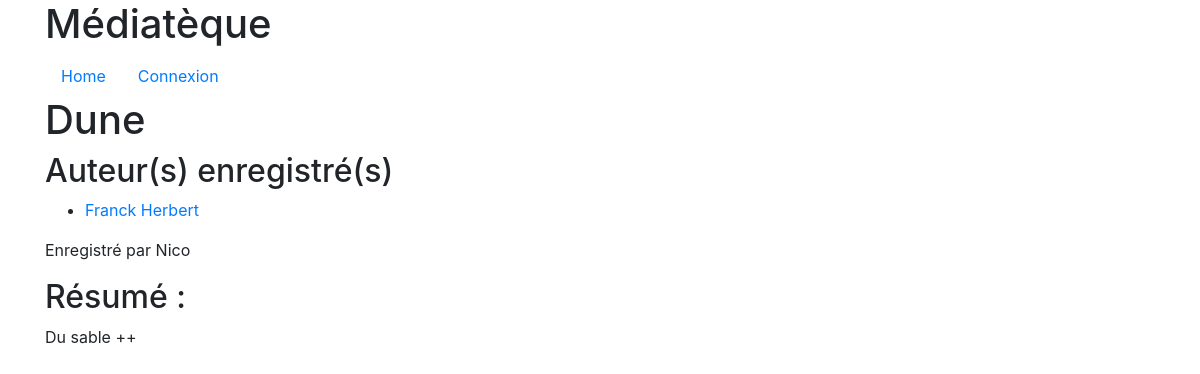
The app's page /media.php?idMedia=5 with its own data.
### tables this page shows
CREATE TABLE IF NOT EXISTS `media` (
  `id` int(11) NOT NULL AUTO_INCREMENT,
  `utilisateur_id` int(11) DEFAULT NULL,
  `titre` varchar(255) DEFAULT NULL,
  `dateCreate` datetime DEFAULT NULL,
  `resume` text,
  PRIMARY KEY (`id`)
);

CREATE TABLE IF NOT EXISTS `utilisateur` (
  `id` int(11) NOT NULL AUTO_INCREMENT,
  `nom` varchar(255) DEFAULT NULL,
  `prenom` varchar(255) DEFAULT NULL,
  `pseudo` varchar(255) DEFAULT NULL,
  `email` varchar(255) DEFAULT NULL,
  `motdepasse` varchar(255) DEFAULT NULL,
  PRIMARY KEY (`id`)
);

### functions/sql.php (called while the page is built, shortened)
<?php
 function openConn($dbHost = "localhost", $dbUser = "20200727", $dbPass = "admin", $db = "20200727"){
    $conn = mysqli_connect($dbHost, $dbUser, $dbPass, $db) or die("message : " . $conn->error);
    return $conn;
 }
 function selectBDD($sql){
    $link = openConn();
    $result = mysqli_query($link, $sql);
    return $result;
 }
?>

### functions/functions.php (called while the page is built, shortened)
<?php
function afficheMedia($idMedia){
    $sql = "SELECT
                `m`.`id`,`m`.`utilisateur_id`, `m`.`titre`, `m`.`dateCreate`, `m`.`resume`,
                CONCAT(`a`.`prenom`, ' ', `a`.`nom`) AS `prenomNom`, `a`.`id` AS `idAuteur`
            FROM
                `media` `m` LEFT JOIN
                `auteur_media` `am` ON `m`.`id` = `am`.`idmedia` LEFT JOIN
                `auteur` `a` ON `am`.`idauteur` = `a`.`id`
            WHERE
                `m`.`id` = " . htmlspecialchars(addslashes($idMedia)) . ";";
    $result = selectBDD($sql);
    return $result;
}
function searchUser($idUtilisateur = ""){
    $pseudoUtilisateur = "anonyme";
    if($idUtilisateur !== ""){
        $sql = "SELECT
                    `pseudo`
                FROM
                    `utilisateur`
                WHERE `id` = " . $idUtilisateur . ";";
        $result = selectBDD($sql);
        $nbRows = (!$result)? 0 : mysqli_num_rows($result);
        $pseudoUtilisateur = ($nbRows > 0) ? mysqli_fetch_assoc($result)["pseudo"] : " un utilisateur";
    }
    return ($idUtilisateur === "")? $pseudoUtilisateur : $pseudoUtilisateur;
}
?>

### media.php (the view, shortened to what this page needs)
<?php
include "./functions/functions.php";
include "./functions/sql.php";
$listAuteurAssoc = "";
if( isset( $_GET["idMedia"] ) && $_GET["idMedia"] !== "" ){
    $idMedia = $_GET["idMedia"];
    $result = afficheMedia($idMedia);
    $i = 0;
    $nbRows = (!$result)? 0 : mysqli_num_rows($result);
    if($nbRows === 0){
        $tabMedia = ["error"=>"Pas d'enregistrement pour l'id : \"".$idMedia."\""];
    }else{
        $listAuteurAssoc = $listAuteurAssoc . "<h2>Auteur(s) enregistré(s)</h2>";
        $listAuteurAssoc = $listAuteurAssoc . "<ul>";
        while($i < $nbRows){
            $tabMedia = mysqli_fetch_assoc($result);
            if($tabMedia["prenomNom"] !== NULL){
                $listAuteurAssoc = $listAuteurAssoc . "<li>";
                $listAuteurAssoc = $listAuteurAssoc . "<a href=\"./auteur.php?idAuteur=" . $tabMedia["idAuteur"] . "\">";
                $listAuteurAssoc = $listAuteurAssoc . utf8_encode($tabMedia["prenomNom"]);
                $listAuteurAssoc = $listAuteurAssoc . "</a>";
                $listAuteurAssoc = $listAuteurAssoc . "</li>";
            }
            $i++;
        }
        $listAuteurAssoc = $listAuteurAssoc . "</ul>";
    }
}else{
    header("location: ./index.php");
    exit();
}
?>
<!doctype html>
<html>
    <head>
        <?php include "./includes/bootstrap.php"; ?>
    </head>
    <body class="container">
        <?php include "./includes/menu.php"; ?>
        <section class="row">
            <article class="col-lg-12">
                <?php if(array_key_exists("error", $tabMedia)): ?>
                    <div class="alert alert-warning" role="alert">
                        <?php echo $tabMedia["error"]; ?>
                    </div>
                <?php else: ?>
                    <h1><?php echo utf8_encode($tabMedia["titre"]); ?></h1>
                    <?php echo $listAuteurAssoc; ?>
                    <p>
                        Enregistré par <?php echo searchUser($tabMedia["utilisateur_id"]); ?>
                    </p>
                    <h2>Résumé :</h2>
                    <p>
                    <?php echo utf8_encode($tabMedia["resume"]); ?>
                    </p>
                <?php endif ?>
            </article>
        </section>
    </body>
</html>

### records on screen
media: titre "Dune", utilisateur.pseudo "Nico", resume "Du sable ++"

### other values on screen
$listAuteurAssoc "Franck Herbert"
